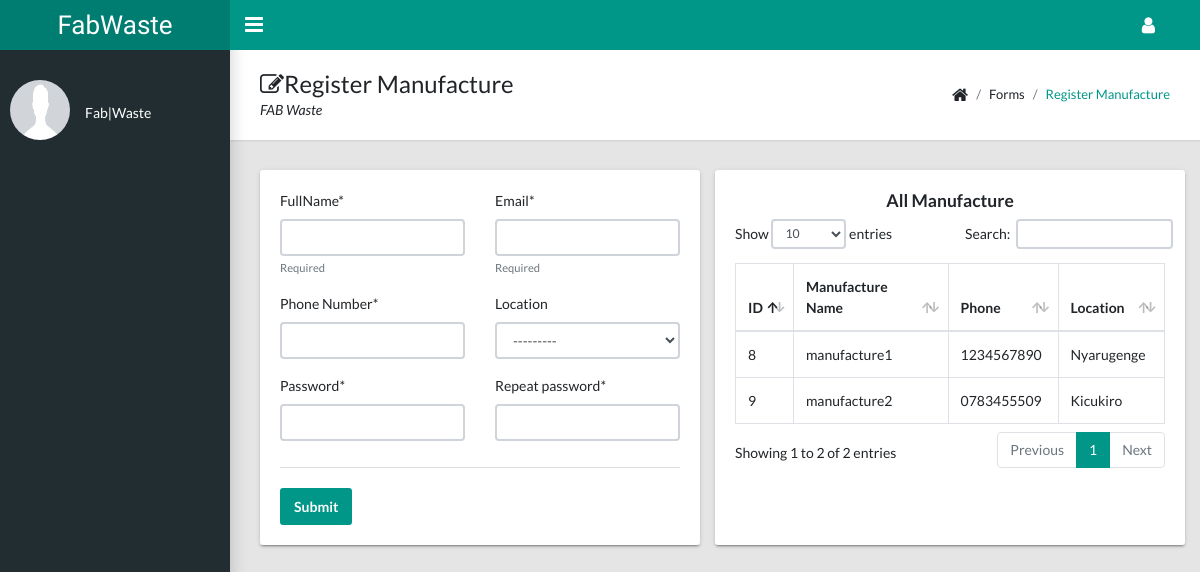
The app's page /register-manufacture, older data.
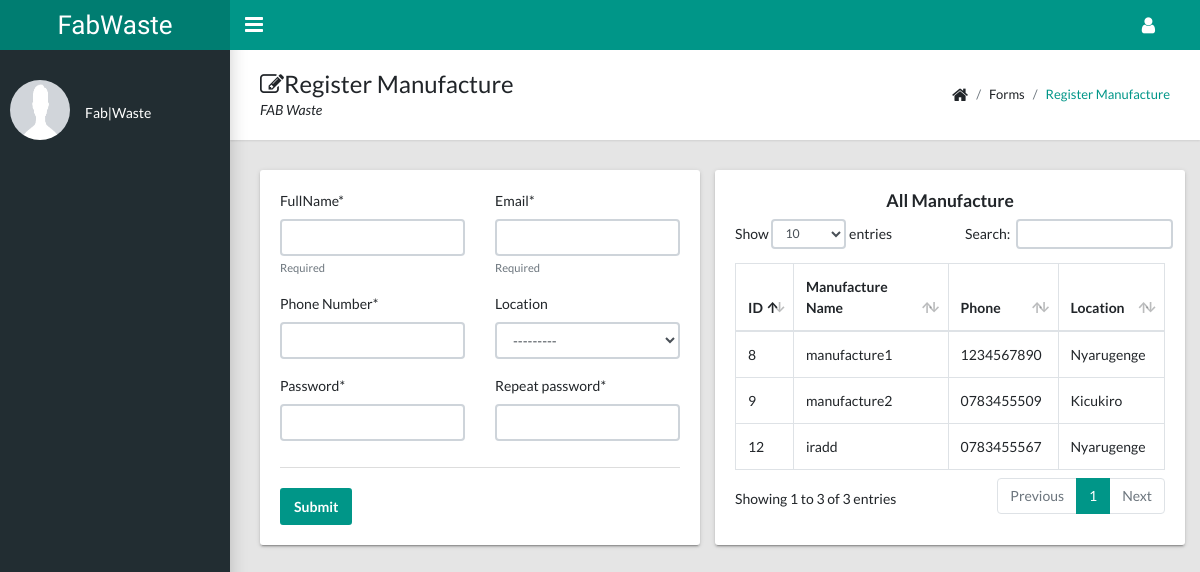
The same page, newer data.
### userauth/models.py (models this page shows, shortened)
class UsersAccount(AbstractBaseUser, PermissionsMixin):
    email = models.EmailField(verbose_name='Email Address', unique=True)
    full_name = models.CharField(max_length=50)
    mobile = models.CharField(max_length=12, blank=True)
    is_active = models.BooleanField(default=False)
    is_staff = models.BooleanField(default=False)
    is_house_hold = models.BooleanField(default=False)
    is_agent = models.BooleanField(default=False)
    is_manufacture = models.BooleanField(default=False)
    is_admin = models.BooleanField(default=False)
    location = models.ForeignKey(District, on_delete=models.DO_NOTHING, null=True, blank=True)
    created = models.DateTimeField(auto_now_add=True)
    updated = models.DateTimeField(auto_now=True)
    objects = CustomAccountManager()
    USERNAME_FIELD = 'email'
    REQUIRED_FIELDS = ['full_name']
    class Meta:
        verbose_name = 'Account'
        verbose_name_plural = 'Account'

class District(models.Model):
    name = models.CharField(max_length=100)
    def __str__(self):
        return f'{self.name}'

### userauth/views.py (the view, shortened to what this page needs)
# urls.py: path('register-manufacture', register_manufacture, name='register_manufacture'),
def register_manufacture(request):
    manufacture = UsersAccount.objects.filter(is_manufacture=True)
    form = RegisterUserForm()
    return render(request, 'registration/register_manufacture.html', {'form': form, 'manufacture': manufacture})

### userauth/forms.py (shortened to what this page needs)
class RegisterUserForm(ModelForm):
    full_name = forms.CharField(label='FullName', min_length=4, max_length=50, help_text='Required')
    email = forms.EmailField(max_length=100, help_text='Required',
                             error_messages={'required': 'Sorry, you will need an email'})
    mobile = forms.CharField(label='Phone Number', min_length=10, max_length=13)
    password = forms.CharField(label='Password', widget=forms.PasswordInput)
    password2 = forms.CharField(label='Repeat password', widget=forms.PasswordInput)
    class Meta:
        model = UsersAccount
        fields = ['full_name', 'email', 'mobile', 'location']

### templates/registration/register_manufacture.html (shortened to what this page needs)
{% extends 'dashboard/dashboard.html' %}
{% load static %}
{% load crispy_forms_tags %}
{% block dashboard_content %}
    <main class="app-content">
      <div class="app-title">
        <div>
          <h1><i class="fa fa-edit"></i>Register Manufacture</h1>
          <p>FAB Waste</p>
        </div>
        <ul class="app-breadcrumb breadcrumb">
          <li class="breadcrumb-item"><i class="fa fa-home fa-lg"></i></li>
          <li class="breadcrumb-item">Forms</li>
          <li class="breadcrumb-item"><a href="#">Register Manufacture</a></li>
        </ul>
      </div>
      <div class="row">
        <div class="col-md-12">
            <div class="row">
              <div class="col-lg-6">
                <form method="post" class="tile">
                  <div class="row">
                      <div class="col-sm-6">{{ form.full_name|as_crispy_field }}</div>
                      <div class="col-6">{{ form.email|as_crispy_field }}</div>
                      <div class="col-6">{{ form.mobile|as_crispy_field }}</div>
                      <div class="col-6">{{ form.location|as_crispy_field }}</div>
                      <div class="col-6">{{ form.password|as_crispy_field }}</div>
                      <div class="col-6">{{ form.password2|as_crispy_field }}</div>
                  </div>
                  <div class="tile-footer">
                      <button class="btn btn-primary" type="submit">Submit</button>
                  </div>
                </form>
              </div>
              <div class="col-lg-6 tile">
               <h5 class="text-center">All Manufacture</h5>
                  <table class="table table-hover table-bordered" id="sampleTable">
                  <thead>
                    <tr>
                      <th>ID</th>
                      <th>Manufacture Name</th>
                      <th>Phone</th>
                      <th>Location</th>
                    </tr>
                  </thead>
                  <tbody>
                    {% for manuf in manufacture %}
                        <tr>
                          <td>{{ manuf.id}}</td>
                          <td>{{ manuf.full_name}}</td>
                          <td>{{ manuf.mobile}}</td>
                          <td>{{ manuf.location}}</td>
                        </tr>
                    {% endfor %}
                  </tbody>
                </table>
              </div>
            </div>
          </div>
        </div>
    </main>
{% endblock %}

Row changes from the older to the newer data that the page shows:
added UsersAccount: id "12", full_name "iradd", mobile "0783455567", location "Nyarugenge"
Text that changed along with them:
text written by a page script: "Show entries Search: Showing 1 to 2 of 2 entries Previous 1 Next" → "Show entries Search: Showing 1 to 3 of 3 entries Previous 1 Next"
